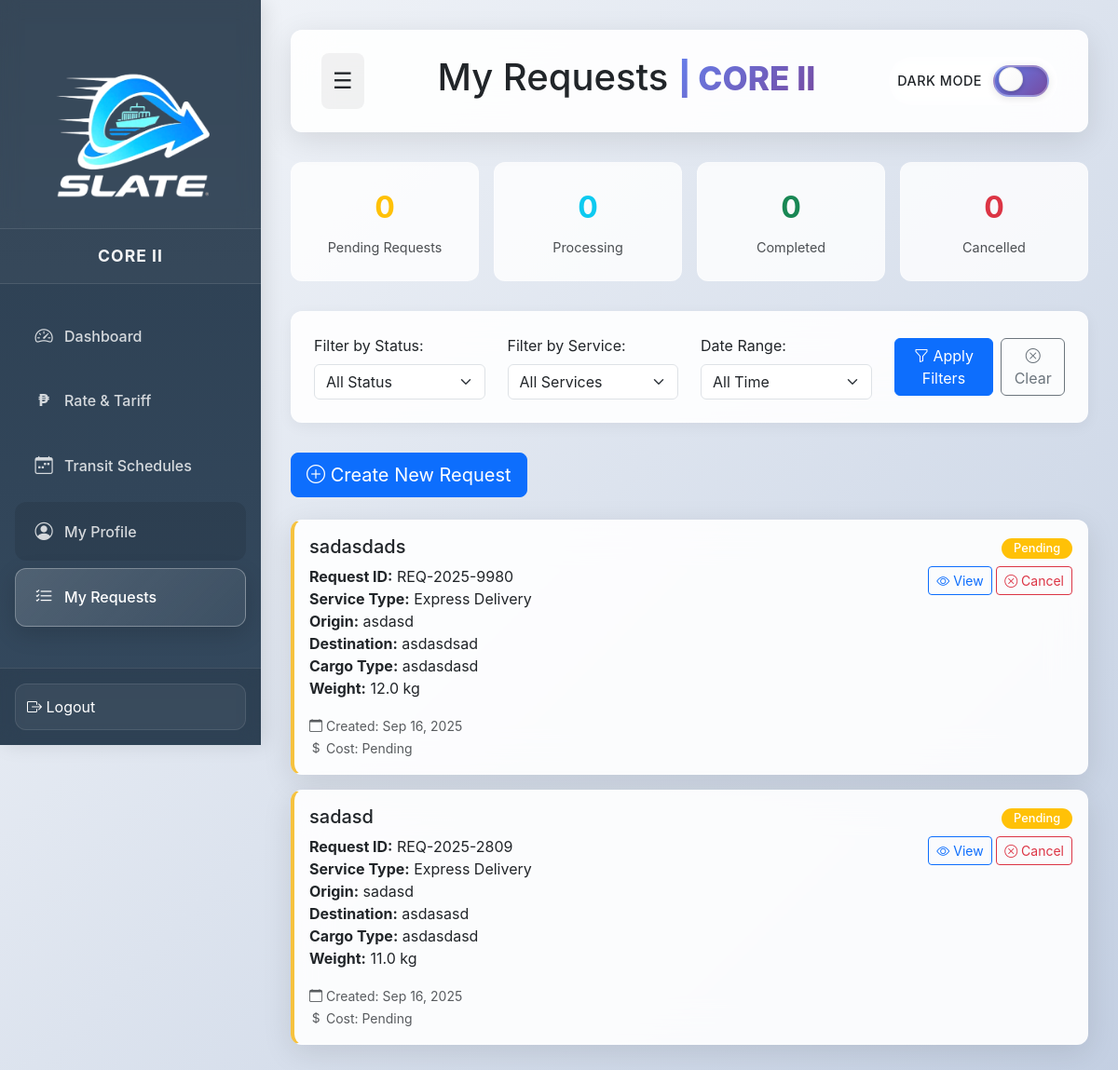
/user-requests.php (signed in), run on the app's committed database.
### tables this page shows
CREATE TABLE IF NOT EXISTS `user_requests` (
  `id` int UNSIGNED NOT NULL AUTO_INCREMENT,
  `request_id` varchar(50) NOT NULL,
  `user_id` int UNSIGNED NOT NULL,
  `service_type` enum('freight','express','warehouse','logistics') NOT NULL,
  `title` varchar(255) NOT NULL,
  `description` text NOT NULL,
  `origin` varchar(255) NOT NULL,
  `destination` varchar(255) NOT NULL,
  `cargo_type` varchar(100) DEFAULT NULL,
  `weight` decimal(10,2) DEFAULT NULL COMMENT 'in kg',
  `volume` decimal(10,2) DEFAULT NULL COMMENT 'in cubic meters',
  `estimated_cost` decimal(10,2) DEFAULT NULL,
  `final_cost` decimal(10,2) DEFAULT NULL,
  `status` enum('pending','processing','completed','cancelled') NOT NULL DEFAULT 'pending',
  `priority` enum('normal','high','urgent') NOT NULL DEFAULT 'normal',
  `provider_id` int UNSIGNED DEFAULT NULL,
  `assigned_at` datetime DEFAULT NULL,
  `started_at` datetime DEFAULT NULL,
  `completed_at` datetime DEFAULT NULL,
  `cancelled_at` datetime DEFAULT NULL,
  `cancel_reason` text,
  `tracking_number` varchar(100) DEFAULT NULL,
  `estimated_duration` int UNSIGNED DEFAULT NULL COMMENT 'in minutes',
  `actual_duration` int UNSIGNED DEFAULT NULL COMMENT 'in minutes',
  `pickup_address` text,
  `delivery_address` text,
  `special_instructions` text,
  `contact_person` varchar(255) DEFAULT NULL,
  `contact_phone` varchar(50) DEFAULT NULL,
  `rating` decimal(3,2) DEFAULT NULL COMMENT '1-5 rating',
  `review_text` text,
  `review_date` datetime DEFAULT NULL,
  `notes` text,
  `created_at` timestamp NULL DEFAULT CURRENT_TIMESTAMP,
  `updated_at` timestamp NULL DEFAULT CURRENT_TIMESTAMP ON UPDATE CURRENT_TIMESTAMP,
  PRIMARY KEY (`id`),
  UNIQUE KEY `request_id` (`request_id`),
  KEY `idx_user_id` (`user_id`),
  KEY `idx_provider_id` (`provider_id`),
  KEY `idx_status` (`status`),
  KEY `idx_service_type` (`service_type`),
  KEY `idx_created_at` (`created_at`)
);

### user-requests.php (the view, shortened to what this page needs)
<?php
require_once 'db.php';
?>
<!DOCTYPE html>
<html lang="en">
<head>
  <link href="https://cdn.jsdelivr.net/npm/bootstrap@5.3.2/dist/css/bootstrap.min.css" rel="stylesheet">
  <link href="https://cdn.jsdelivr.net/npm/bootstrap-icons@1.11.1/font/bootstrap-icons.css" rel="stylesheet">
</head>
<body>
  <div class="sidebar" id="sidebar">
    <div class="logo">
      <img src="slatelogo.png" alt="SLATE Logo">
    </div>
    <div class="system-name">CORE II</div>
    <div class="sidebar-nav">
      <div class="nav-item">
        <a href="user-dashboard.php" class="nav-link">
          <i class="bi bi-speedometer2"></i>
          Dashboard
        </a>
      </div>
      <div class="nav-item">
        <a href="rate-tariff.php" class="nav-link">
          <span class="peso-icon">₱</span>
          Rate & Tariff
        </a>
      </div>
      <div class="nav-item">
        <a href="user-schedules.php" class="nav-link">
          <i class="bi bi-calendar-week"></i>
          Transit Schedules
        </a>
      </div>
      <div class="nav-item">
        <a href="user-profile.php" class="nav-link user-feature">
          <i class="bi bi-person-circle"></i>
          My Profile
        </a>
      </div>
      <div class="nav-item">
        <a href="#" class="nav-link user-feature active">
          <i class="bi bi-list-check"></i>
          My Requests
        </a>
      </div>
    </div>
    <div class="sidebar-footer">
      <a href="#" class="nav-link" onclick="confirmLogout()">
        <i class="bi bi-box-arrow-right"></i>
        Logout
      </a>
    </div>
  </div>
  <div class="content" id="mainContent">
    <div class="header">
      <div class="hamburger" id="hamburger">☰</div>
      <div>
        <h1>My Requests <span class="system-title">| CORE II</span></h1>
      </div>
      <div class="header-controls">
        <div class="theme-toggle-container">
          <span class="theme-label">Dark Mode</span>
          <label class="theme-switch">
            <span class="slider"></span>
          </label>
        </div>
      </div>
    </div>
    <div class="stats-grid" id="statsGrid">
      <div class="stat-card">
        <div class="stat-number text-warning" id="pendingCount">0</div>
        <div class="stat-label">Pending Requests</div>
      </div>
      <div class="stat-card">
        <div class="stat-number text-info" id="processingCount">0</div>
        <div class="stat-label">Processing</div>
      </div>
      <div class="stat-card">
        <div class="stat-number text-success" id="completedCount">0</div>
        <div class="stat-label">Completed</div>
      </div>
      <div class="stat-card">
        <div class="stat-number text-danger" id="cancelledCount">0</div>
        <div class="stat-label">Cancelled</div>
      </div>
    </div>
    <div class="filters-section">
      <div class="row align-items-center">
        <div class="col-md-3">
          <label for="statusFilter" class="form-label">Filter by Status:</label>
          <select class="form-select" id="statusFilter">
            <option value="">All Status</option>
          </select>
        </div>
        <div class="col-md-3">
          <label for="serviceFilter" class="form-label">Filter by Service:</label>
          <select class="form-select" id="serviceFilter">
            <option value="">All Services</option>
          </select>
        </div>
        <div class="col-md-3">
          <label for="dateFilter" class="form-label">Date Range:</label>
          <select class="form-select" id="dateFilter">
            <option value="">All Time</option>
          </select>
        </div>
        <div class="col-md-3 d-flex align-items-end">
          <button class="btn btn-primary me-2" onclick="applyFilters()">
            <i class="bi bi-funnel"></i> Apply Filters
          </button>
          <button class="btn btn-outline-secondary" onclick="clearFilters()">
            <i class="bi bi-x-circle"></i> Clear
          </button>
        </div>
      </div>
    </div>
    <div class="mb-4">
      <button class="btn btn-primary btn-lg" onclick="showNewRequestModal()">
        <i class="bi bi-plus-circle"></i> Create New Request
      </button>
    </div>
    <div id="requestsList">
      <?php
      $userId = $_SESSION['user_id'];
      $sql = "
          SELECT ur.*,
                 p.username as provider_name,
                 p.name as provider_company
          FROM user_requests ur
          LEFT JOIN users p ON ur.provider_id = p.id
          WHERE ur.user_id = ?
          ORDER BY ur.created_at DESC
          LIMIT 20
      ";
      $stmt = $db->prepare($sql);
      $stmt->bind_param("i", $userId);
      $stmt->execute();
      $result = $stmt->get_result();
      $requests = $result->fetch_all(MYSQLI_ASSOC);
      if (empty($requests)): ?>
        <div class="text-center py-5" id="emptyState">
          <i class="bi bi-inbox text-muted" style="font-size: 3rem;"></i>
          <h5 class="mt-3 text-muted">No Requests Found</h5>
          <p class="text-muted">You haven't made any service requests yet.</p>
          <button class="btn btn-primary" onclick="showNewRequestModal()">
            <i class="bi bi-plus-circle"></i> Create Your First Request
          </button>
        </div>
      <?php else: ?>
        <?php foreach ($requests as $request):
          $statusClass = strtolower($request['status']);
          $statusBadgeClass = [
            'pending' => 'bg-warning',
            'processing' => 'bg-info',
            'completed' => 'bg-success',
            'cancelled' => 'bg-danger'
          ][$request['status']] ?? 'bg-secondary';
          $serviceTypeNames = [
            'freight' => 'Freight Services',
            'express' => 'Express Delivery',
            'warehouse' => 'Warehouse Services',
            'logistics' => 'Logistics Services'
          ];
          $serviceTypeName = $serviceTypeNames[$request['service_type']] ?? $request['service_type'];
        ?>
        <div class="card request-card <?php echo $statusClass; ?> mb-3">
          <div class="card-body">
            <div class="d-flex justify-content-between align-items-start">
              <div class="flex-grow-1">
                <h5 class="card-title"><?php echo htmlspecialchars($request['title']); ?></h5>
                <p class="card-text">
                  <strong>Request ID:</strong> <?php echo htmlspecialchars($request['request_id']); ?><br>
                  <strong>Service Type:</strong> <?php echo htmlspecialchars($serviceTypeName); ?><br>
                  <strong>Origin:</strong> <?php echo htmlspecialchars($request['origin']); ?><br>
                  <strong>Destination:</strong> <?php echo htmlspecialchars($request['destination']); ?><br>
                  <?php if ($request['cargo_type']): ?>
                    <strong>Cargo Type:</strong> <?php echo htmlspecialchars($request['cargo_type']); ?><br>
                  <?php endif; ?>
                  <?php if ($request['weight']): ?>
                    <strong>Weight:</strong> <?php echo number_format($request['weight'], 1); ?> kg<br>
                  <?php endif; ?>
                </p>
                <div class="row">
                  <div class="col-md-6">
                    <small class="text-muted">
                      <i class="bi bi-calendar"></i> Created: <?php echo date('M j, Y', strtotime($request['created_at'])); ?><br>
                      <i class="bi bi-currency-dollar"></i>
                      <?php if ($request['final_cost']): ?>
                        Final Cost: ₱<?php echo number_format($request['final_cost'], 2); ?>
                      <?php elseif ($request['estimated_cost']): ?>
                        Estimated: ₱<?php echo number_format($request['estimated_cost'], 2); ?>
                      <?php else: ?>
                        Cost: Pending
                      <?php endif; ?>
                    </small>
                  </div>
                </div>
              </div>
              <div class="text-end">
                <span class="badge <?php echo $statusBadgeClass; ?> status-badge"><?php echo ucfirst($request['status']); ?></span>
                <div class="mt-2">
                  <button class="btn btn-sm btn-outline-primary" onclick="viewRequest(<?php echo $request['id']; ?>)">
                    <i class="bi bi-eye"></i> View
                  </button>
                  <?php
                  switch ($request['status']) {
                    case 'pending':
                      echo '<button class="btn btn-sm btn-outline-danger" onclick="cancelRequest(' . $request['id'] . ')">
                              <i class="bi bi-x-circle"></i> Cancel
                            </button>';
                      break;
                  }
                  ?>
                </div>
              </div>
            </div>
          </div>
        </div>
        <?php endforeach; ?>
      <?php endif; ?>
    </div>
  </div>
</body>
</html>

### includes/dark-mode-styles.php (style rules this page uses)
:root { --primary-color: #4e73df; --secondary-color: #f8f9fc; --dark-bg: #1a1a2e; --dark-card: #16213e; --text-light: #f8f9fa; --text-dark: #212529; --success-color: #1cc88a; --info-color: #36b9cc; --warning-color: #f6c23e; --danger-color: #e74a3b; --border-radius: 0.75rem; --shadow: 0 0.15rem 1.75rem 0 rgba(58, 59, 69, 0.15); }
.theme-toggle-container { display: flex; align-items: center; gap: 0.75rem; padding: 0.5rem; border-radius: 2rem; background: rgba(255, 255, 255, 0.1); backdrop-filter: blur(10px); border: 1px solid rgba(255, 255, 255, 0.2); transition: all 0.3s cubic-bezier(0.4, 0, 0.2, 1); }
.theme-label { font-size: 0.8rem; font-weight: 600; color: var(--text-dark); text-transform: uppercase; letter-spacing: 0.5px; user-select: none; transition: all 0.3s ease; }
.theme-switch { position: relative; display: inline-block; width: 60px; height: 30px; }
.slider { position: absolute; cursor: pointer; top: 0; left: 0; right: 0; bottom: 0; background: linear-gradient(135deg, #ddd 0%, #f0f0f0 100%); transition: all 0.4s cubic-bezier(0.4, 0, 0.2, 1); border-radius: 30px; box-shadow: inset 0 2px 4px rgba(0, 0, 0, 0.1), 0 2px 8px rgba(0, 0, 0, 0.1); border: 2px solid rgba(255, 255, 255, 0.3); }
.slider:before { position: absolute; content: "☀️"; height: 22px; width: 22px; left: 4px; bottom: 2px; background: linear-gradient(135deg, #fff 0%, #f8f8f8 100%); transition: all 0.4s cubic-bezier(0.4, 0, 0.2, 1); border-radius: 50%; display: flex; align-items: center; justify-content: center; font-size: 10px; box-shadow: 0 2px 6px rgba(0, 0, 0, 0.2), 0 0 0 1px rgba(255, 255, 255, 0.3); border: 1px solid rgba(0, 0, 0, 0.1); }

### data on the page
user_requests: title "sadasdads", request "REQ-2025-9980", service_type "Express Delivery", origin "asdasd", destination "asdasdsad", cargo_type "asdasdasd", weight "12.0", created_at "Sep 16, 2025", shows "Cost: Pending", status "Pending"
user_requests: title "sadasd", request "REQ-2025-2809", service_type "Express Delivery", origin "sadasd", destination "asdasasd", cargo_type "asdasdasd", weight "11.0", created_at "Sep 16, 2025", shows "Cost: Pending", status "Pending"
